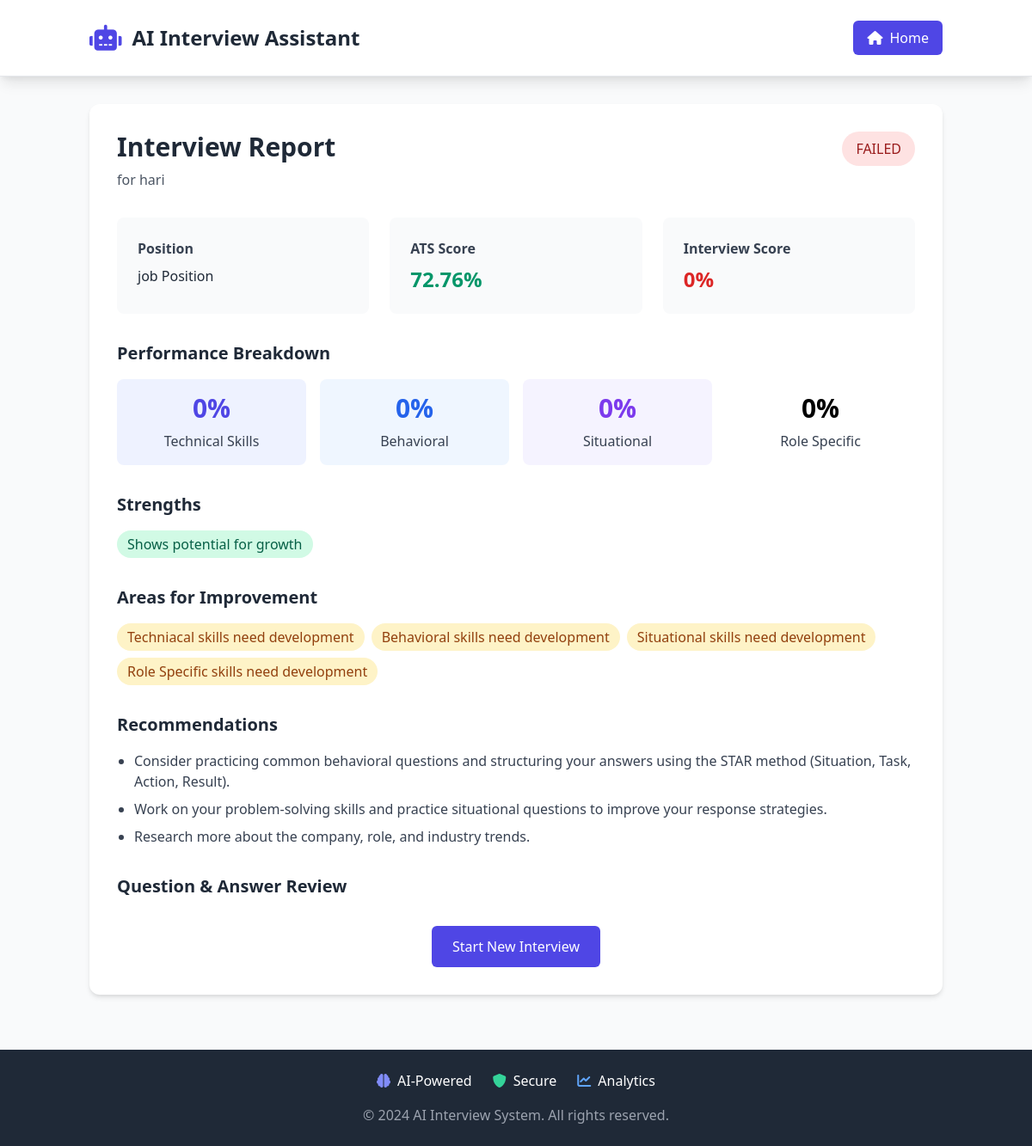
Page /view_report/c7d21a3b-433c-4325-8f80-2ca673fdbd8e on the committed database.
### tables this page shows
CREATE TABLE interview_sessions (
            session_id TEXT PRIMARY KEY,
            candidate_name TEXT,
            job_title TEXT,
            ats_score REAL,
            status TEXT,
            start_time Text,
            end_time Text,
            overall_score REAL,
            result TEXT                            
        );

### main.py (the view)
@app.route("/view_report/<session_id>")
def view_report(session_id):
    report = report_generator.generate_report(session_id)
    if not report:
        return "Report not found", 404
    return render_template("report.html", report=report)

### main.py (called while the page is built, shortened)
def convert_numpy_types(obj):
    if isinstance(obj, np.bool_):
        return bool(obj)
    elif isinstance(obj, (np.integer, np.intc, np.intp, np.int8,
                         np.int16, np.int32, np.int64, np.uint8,
                         np.uint16, np.uint32, np.uint64)):
        return int(obj)
    elif isinstance(obj, (np.floating, np.float16, np.float32,
                         np.float64)):
        return float(obj)
    elif isinstance(obj, np.ndarray):
        return obj.tolist()
    elif isinstance(obj, dict):
        return {key: convert_numpy_types(value) for key, value in obj.items()}
    elif isinstance(obj, list):
        return [convert_numpy_types(item) for item in obj]
    return obj

    def calculate_duration(self, start_time, end_time):
        if not start_time or not end_time:
            return "N/A"

    def identify_strengths(self, category_scores):
        strengths = []
        for category, score in category_scores.items():
            if score >= 75:
                strengths.append(f"Strong {category.replace('_', ' ')} skills")
        if not strengths:
            strengths.append("Shows potential for growth")
        return strengths

    def identify_improvements(self, category_scores):
        improvements = []
        for category, score in category_scores.items():
            if score < 65:
                improvements.append(f"{category.replace('_', ' ').title()} skills need development")
        return improvements

### templates/report.html (shortened to what this page needs)
{% extends "base.html" %}
{% block content %}
<div class="max-w-6xl mx-auto">
    <div class="bg-white rounded-xl shadow-md overflow-hidden p-8 mb-8">
        <div class="flex justify-between items-start mb-8">
            <div>
                <h2 class="text-3xl font-bold text-gray-800 mb-2">Interview Report</h2>
                <p class="text-gray-600">for {{ report.session_info.candidate_name }}</p>
            </div>
            <div class="bg-{% if report.results.overall_result == 'PASSED' %}green{% else %}red{% endif %}-100 text-{% if report.results.overall_result == 'PASSED' %}green{% else %}red{% endif %}-800 px-4 py-2 rounded-full font-medium">
                {{ report.results.overall_result }}
            </div>
        </div>
        <div class="grid grid-cols-1 md:grid-cols-3 gap-6 mb-8">
            <div class="bg-gray-50 p-6 rounded-lg">
                <h3 class="font-bold text-gray-700 mb-2">Position</h3>
                <p class="text-gray-800">{{ report.session_info.job_title }}</p>
            </div>
            <div class="bg-gray-50 p-6 rounded-lg">
                <h3 class="font-bold text-gray-700 mb-2">ATS Score</h3>
                <p class="text-2xl font-bold {% if report.session_info.ats_score >= 70 %}text-green-600{% else %}text-red-600{% endif %}">
                    {{ report.session_info.ats_score }}%
                </p>
            </div>
            <div class="bg-gray-50 p-6 rounded-lg">
                <h3 class="font-bold text-gray-700 mb-2">Interview Score</h3>
                <p class="text-2xl font-bold {% if report.results.overall_score >= 70 %}text-green-600{% else %}text-red-600{% endif %}">
                    {{ report.results.overall_score }}%
                </p>
            </div>
        </div>
        <div class="mb-8">
            <h3 class="text-xl font-bold text-gray-800 mb-4">Performance Breakdown</h3>
            <div class="grid grid-cols-1 md:grid-cols-4 gap-4">
                <div class="bg-indigo-50 p-4 rounded-lg text-center">
                    <div class="text-3xl font-bold text-indigo-600 mb-2">{{ report.performance_breakdown.technical_skills }}%</div>
                    <div class="text-gray-700 font-medium">Technical Skills</div>
                </div>
                <div class="bg-blue-50 p-4 rounded-lg text-center">
                    <div class="text-3xl font-bold text-blue-600 mb-2">{{ report.performance_breakdown.behavioral }}%</div>
                    <div class="text-gray-700 font-medium">Behavioral</div>
                </div>
                <div class="bg-purple-50 p-4 rounded-lg text-center">
                    <div class="text-3xl font-bold text-purple-600 mb-2">{{ report.performance_breakdown.situational }}%</div>
                    <div class="text-gray-700 font-medium">Situational</div>
                </div>
                <div class="bg-teal-50 p-4 rounded-lg text-center">
                    <div class="text-3xl font-bold text-teal-600 mb-2">{{ report.performance_breakdown.role_specific }}%</div>
                    <div class="text-gray-700 font-medium">Role Specific</div>
                </div>
            </div>
        </div>
        <div class="mb-8">
            <h3 class="text-xl font-bold text-gray-800 mb-4">Strengths</h3>
            <div class="flex flex-wrap gap-2">
                {% for strength in report.strengths %}
                <span class="bg-green-100 text-green-800 px-3 py-1 rounded-full">{{ strength }}</span>
                {% endfor %}
            </div>
        </div>
        <div class="mb-8">
            <h3 class="text-xl font-bold text-gray-800 mb-4">Areas for Improvement</h3>
            <div class="flex flex-wrap gap-2">
                {% for area in report.improvement_areas %}
                <span class="bg-yellow-100 text-yellow-800 px-3 py-1 rounded-full">{{ area }}</span>
                {% endfor %}
            </div>
        </div>
        <div class="mb-8">
            <h3 class="text-xl font-bold text-gray-800 mb-4">Recommendations</h3>
            <ul class="list-disc pl-5 space-y-2 text-gray-700">
                {% for recommendation in report.recommendations %}
                <li>{{ recommendation }}</li>
                {% endfor %}
            </ul>
        </div>
        <div class="mb-8">
            <h3 class="text-xl font-bold text-gray-800 mb-4">Question & Answer Review</h3>
        </div>
        <div class="text-center">
            <a href="{{ url_for('index') }}"
               class="bg-indigo-600 text-white py-3 px-6 rounded-md hover:bg-indigo-700 transition font-medium inline-block">
                Start New Interview
            </a>
        </div>
    </div>
</div>
{% endblock %}

### rows in the picture
interview_sessions: session_info.candidate_name "hari", session_info.job_title "job Position", session_info.ats_score "72.76"

### other values in the picture
{{ report.results.overall_result }} "FAILED"
{{ report.results.overall_score }} "0"
{{ report.performance_breakdown.technical_skills }} "0"
{{ report.performance_breakdown.behavioral }} "0"
{{ report.performance_breakdown.situational }} "0"
{{ report.performance_breakdown.role_specific }} "0"
{{ strength }} "Shows potential for growth"
{{ area }} "Techniacal skills need development" "Behavioral skills need development" "Situational skills need development" "Role Specific skills need development"
{{ recommendation }} "Consider practicing common behavioral questions and structuring your answers using the STAR method (Situation, Task, Action, Result)." "Work on your problem-solving skills and practice situational questions to improve your response strategies." "Research more about the company, role, and industry trends."
